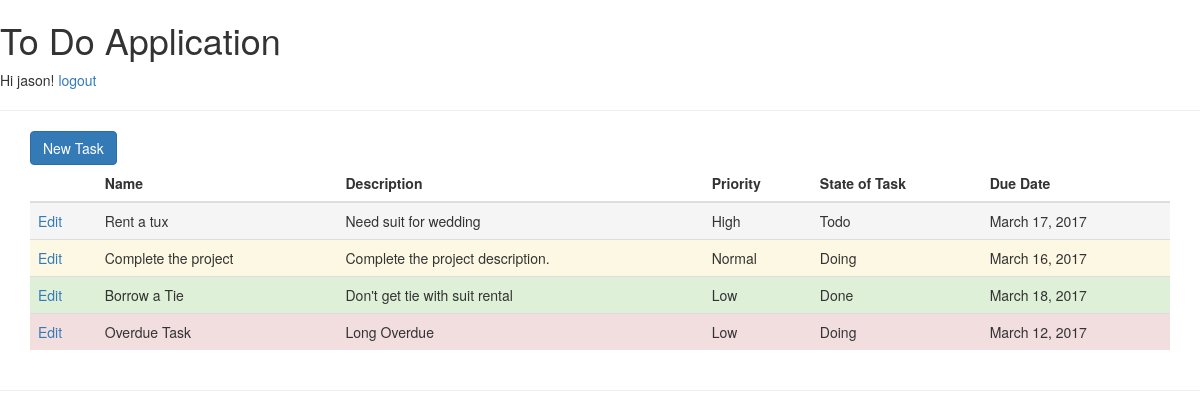
The app's page / (signed in) with its own data.
### task/models.py (models this page shows, shortened)
class Item(models.Model):
    item_id = models.AutoField(primary_key=True)
    name = models.CharField(max_length=250)
    description = models.TextField(max_length=2500)
    priority = models.IntegerField(choices=PRIORITY_CHOICES, default=2)
    state_of_task = models.IntegerField(choices=STATE_CHOICES)
    due_date = models.DateField()
    @property
    def is_past_due(self):
        return date.today() > self.due_date
    class Meta:
        ordering = ['-priority', 'name']
    class Admin:
        pass

### task/views.py (the view)
# urls.py: url(r'^$', show_todo_list, name='home'),
@login_required
def show_todo_list(request):
    results = Item.objects.all()
    return render(request, 'list_task.html', {'results' : results})

### templates/list_task.html (shortened to what this page needs)
{% extends 'registration/base.html' %}
{% block content %}
<div class="container">
  <a class="btn btn-primary" href="{% url 'new_task' %}">New Task</a>
  <table class="table table-striped">
  	<thead>
  		<tr>
        <th></th>
        <th>Name</th>
        <th>Description</th>
        <th>Priority</th>
        <th>State of Task</th>
        <th>Due Date</th>
      </tr>
  	</thead>
  	<tbody>
    {% for res in results %}
      <tr class="
          {% if res.is_past_due %}
            danger
          {% elif res.state_of_task == 1 %}
            active
          {% elif res.state_of_task == 2 %}
            warning
          {% elif res.state_of_task == 3 %}
            success
          {% endif %}
        ">
        <td><a href="/edit/{{ res.item_id }}">Edit</a></td>
        <td>{{ res.name }}</td>
        <td>{{ res.description }}</td>
        <td>{{ res.get_priority_display }}</td>
        <td>{{ res.get_state_of_task_display }}</td>
        <td>{{ res.due_date }}</td>
      </tr>
    {% endfor %}
  	</tbody>
  </table>
</div>
{% endblock %}

### templates/registration/base.html (shortened to what this page needs)
<!DOCTYPE html>
<html>
<head>
  <link href="https://maxcdn.bootstrapcdn.com/bootstrap/3.3.7/css/bootstrap.min.css" rel="stylesheet">
</head>
<body>
  <header>
    <h1>To Do Application</h1>
    {% if user.is_authenticated %}
      Hi {{ user.username }}!
      <a href="{% url 'logout' %}">logout</a>
    {% else %}
      <a href="{% url 'login' %}">login</a>
    {% endif %}
  </header>
  <hr>
  <main>
    {% block content %}
    {% endblock %}
  </main>
  <hr>
</body>
</html>

### records on screen
Item: name "Rent a tux", description "Need suit for wedding", priority "High", state_of_task "Todo", due_date "March 17, 2017"
Item: name "Complete the project", description "Complete the project description.", priority "Normal", state_of_task "Doing", due_date "March 16, 2017"
Item: name "Borrow a Tie", description "Don't get tie with suit rental", priority "Low", state_of_task "Done", due_date "March 18, 2017"
Item: name "Overdue Task", description "Long Overdue", priority "Low", state_of_task "Doing", due_date "March 12, 2017"

### other values on screen
{{ user.username }} "jason"
